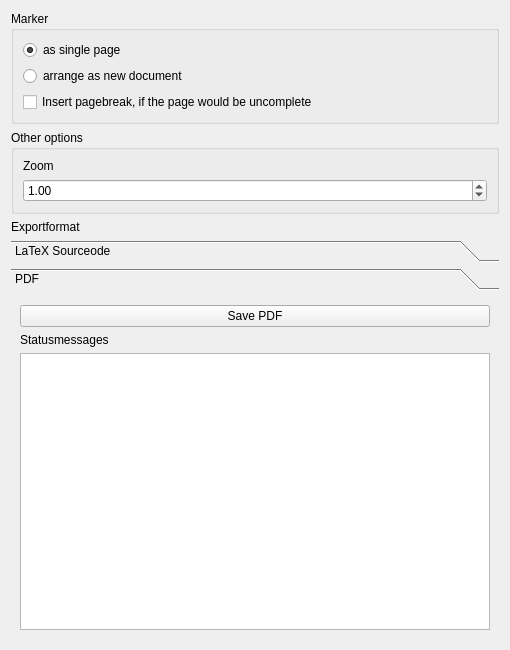
<?xml version="1.0" encoding="UTF-8"?>
<ui version="4.0">
 <class>Dialog</class>
 <widget class="QDialog" name="Dialog">
  <property name="geometry">
   <rect>
    <x>0</x>
    <y>0</y>
    <width>510</width>
    <height>650</height>
   </rect>
  </property>
  <property name="windowTitle">
   <string>Dokument Export</string>
  </property>
  <property name="modal">
   <bool>true</bool>
  </property>
  <layout class="QVBoxLayout" name="verticalLayout_3">
   <item>
    <widget class="QGroupBox" name="groupBox">
     <property name="title">
      <string>Marker</string>
     </property>
     <layout class="QVBoxLayout" name="verticalLayout">
      <item>
       <widget class="QRadioButton" name="rbSeperatePages">
        <property name="text">
         <string>as single page</string>
        </property>
        <property name="checked">
         <bool>true</bool>
        </property>
       </widget>
      </item>
      <item>
       <widget class="QRadioButton" name="rbMergeAsDocument">
        <property name="text">
         <string>arrange as new document</string>
        </property>
       </widget>
      </item>
      <item>
       <widget class="QCheckBox" name="cbCompletePage">
        <property name="text">
         <string>Insert pagebreak, if the page would be uncomplete</string>
        </property>
       </widget>
      </item>
     </layout>
    </widget>
   </item>
   <item>
    <widget class="QGroupBox" name="groupBox_3">
     <property name="title">
      <string>Other options</string>
     </property>
     <layout class="QVBoxLayout" name="verticalLayout_4">
      <item>
       <widget class="QLabel" name="label_2">
        <property name="text">
         <string>Zoom</string>
        </property>
       </widget>
      </item>
      <item>
       <widget class="QDoubleSpinBox" name="dsZoom">
        <property name="maximum">
         <double>5.000000000000000</double>
        </property>
        <property name="singleStep">
         <double>0.100000000000000</double>
        </property>
        <property name="value">
         <double>1.000000000000000</double>
        </property>
       </widget>
      </item>
     </layout>
    </widget>
   </item>
   <item>
    <widget class="QLabel" name="label_5">
     <property name="text">
      <string>Exportformat</string>
     </property>
    </widget>
   </item>
   <item>
    <widget class="QToolBox" name="toolBox">
     <property name="frameShape">
      <enum>QFrame::NoFrame</enum>
     </property>
     <property name="frameShadow">
      <enum>QFrame::Raised</enum>
     </property>
     <property name="currentIndex">
      <number>1</number>
     </property>
     <widget class="QWidget" name="page">
      <property name="geometry">
       <rect>
        <x>0</x>
        <y>0</y>
        <width>478</width>
        <height>339</height>
       </rect>
      </property>
      <attribute name="label">
       <string>LaTeX Sourceode</string>
      </attribute>
      <layout class="QVBoxLayout" name="verticalLayout_6">
       <item>
        <widget class="QGroupBox" name="groupBox_2">
         <property name="title">
          <string>Path</string>
         </property>
         <layout class="QVBoxLayout" name="verticalLayout_2">
          <item>
           <widget class="QRadioButton" name="rbAbsolutePaths">
            <property name="text">
             <string>absolute</string>
            </property>
            <property name="checked">
             <bool>false</bool>
            </property>
           </widget>
          </item>
          <item>
           <widget class="QRadioButton" name="rbFilenameOnly">
            <property name="text">
             <string>only filename</string>
            </property>
            <property name="checked">
             <bool>true</bool>
            </property>
           </widget>
          </item>
         </layout>
        </widget>
       </item>
       <item>
        <widget class="QLabel" name="label_3">
         <property name="text">
          <string>Filepath</string>
         </property>
        </widget>
       </item>
       <item>
        <widget class="QLineEdit" name="lePath">
         <property name="enabled">
          <bool>false</bool>
         </property>
        </widget>
       </item>
       <item>
        <widget class="QToolButton" name="btnChoosePath">
         <property name="enabled">
          <bool>false</bool>
         </property>
         <property name="text">
          <string>...</string>
         </property>
        </widget>
       </item>
       <item>
        <widget class="QCheckBox" name="cbWholeDocument">
         <property name="text">
          <string>Complete document</string>
         </property>
        </widget>
       </item>
       <item>
        <widget class="QPushButton" name="pbCreateOutput">
         <property name="text">
          <string>Create sourcecode</string>
         </property>
        </widget>
       </item>
       <item>
        <widget class="QLabel" name="label">
         <property name="text">
          <string>Output</string>
         </property>
        </widget>
       </item>
       <item>
        <widget class="QTextEdit" name="txtOutput"/>
       </item>
      </layout>
     </widget>
     <widget class="QWidget" name="page_2">
      <property name="geometry">
       <rect>
        <x>0</x>
        <y>0</y>
        <width>492</width>
        <height>337</height>
       </rect>
      </property>
      <attribute name="label">
       <string>PDF</string>
      </attribute>
      <layout class="QVBoxLayout" name="verticalLayout_7">
       <item>
        <widget class="QPushButton" name="pbSavePdf">
         <property name="text">
          <string>Save PDF</string>
         </property>
         <property name="icon">
          <iconset theme="document-save-as"/>
         </property>
        </widget>
       </item>
       <item>
        <widget class="QLabel" name="label_4">
         <property name="text">
          <string>Statusmessages</string>
         </property>
        </widget>
       </item>
       <item>
        <widget class="QListWidget" name="lwStatus"/>
       </item>
      </layout>
     </widget>
    </widget>
   </item>
  </layout>
 </widget>
 <resources/>
 <connections/>
</ui>
